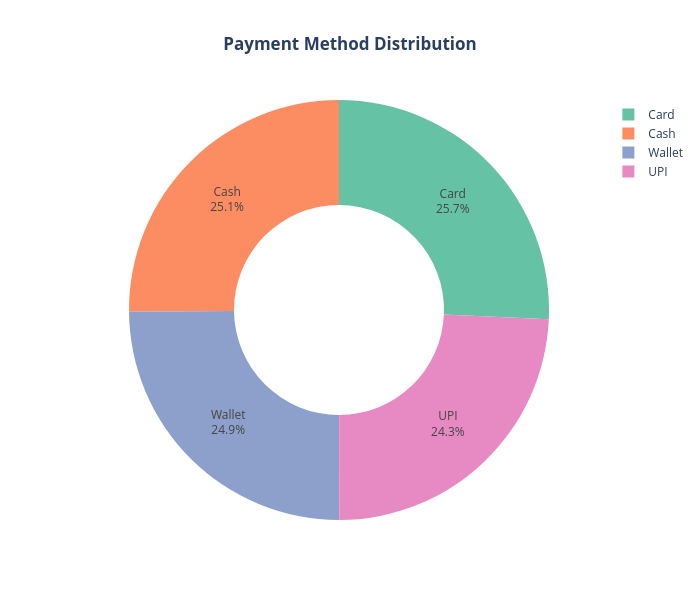

Notebook source saved alongside this figure:
### Markdown cell above
**Payment Method Distribution**

### Code cell
payment = (
    df["payment_method"]
    .value_counts()
    .reset_index()
)

payment.columns = ["Payment Method", "Orders"]

fig = px.pie(
    payment,
    names="Payment Method",
    values="Orders",
    hole=0.5,
    color="Payment Method",
    color_discrete_sequence=px.colors.qualitative.Set2,
    title="<b>Payment Method Distribution</b>"
)

fig.update_traces(
    textinfo="percent+label",
    textposition="inside"
)

fig.update_layout(
    title_x=0.5,
    width=700,
    height=600
)

fig.show()

### Figure 1 — Plotly figure (JSON) as saved in the notebook; plotly's stock layout.template omitted (floating-point values rounded to 4 significant figures)
{"data": [{"customdata": [["Card"], ["Cash"], ["Wallet"], ["UPI"]], "domain": {"x": [0, 1], "y": [0, 1]}, "hole": 0.5, "hovertemplate": "Payment Method=%{customdata[0]}<br>Orders=%{value}<extra></extra>", "labels": ["Card", "Cash", "Wallet", "UPI"], "legendgroup": "", "marker": {"colors": ["rgb(102,194,165)", "rgb(252,141,98)", "rgb(141,160,203)", "rgb(231,138,195)"]}, "name": "", "showlegend": true, "textinfo": "percent+label", "textposition": "inside", "type": "pie", "values": [1285, 1257, 1244, 1214]}], "layout": {"height": 600, "legend": {"tracegroupgap": 0}, "piecolorway": ["rgb(102,194,165)", "rgb(252,141,98)", "rgb(141,160,203)", "rgb(231,138,195)", "rgb(166,216,84)", "rgb(255,217,47)", "rgb(229,196,148)", "rgb(179,179,179)"], "title": {"text": "<b>Payment Method Distribution</b>", "x": 0.5}, "width": 700}}
